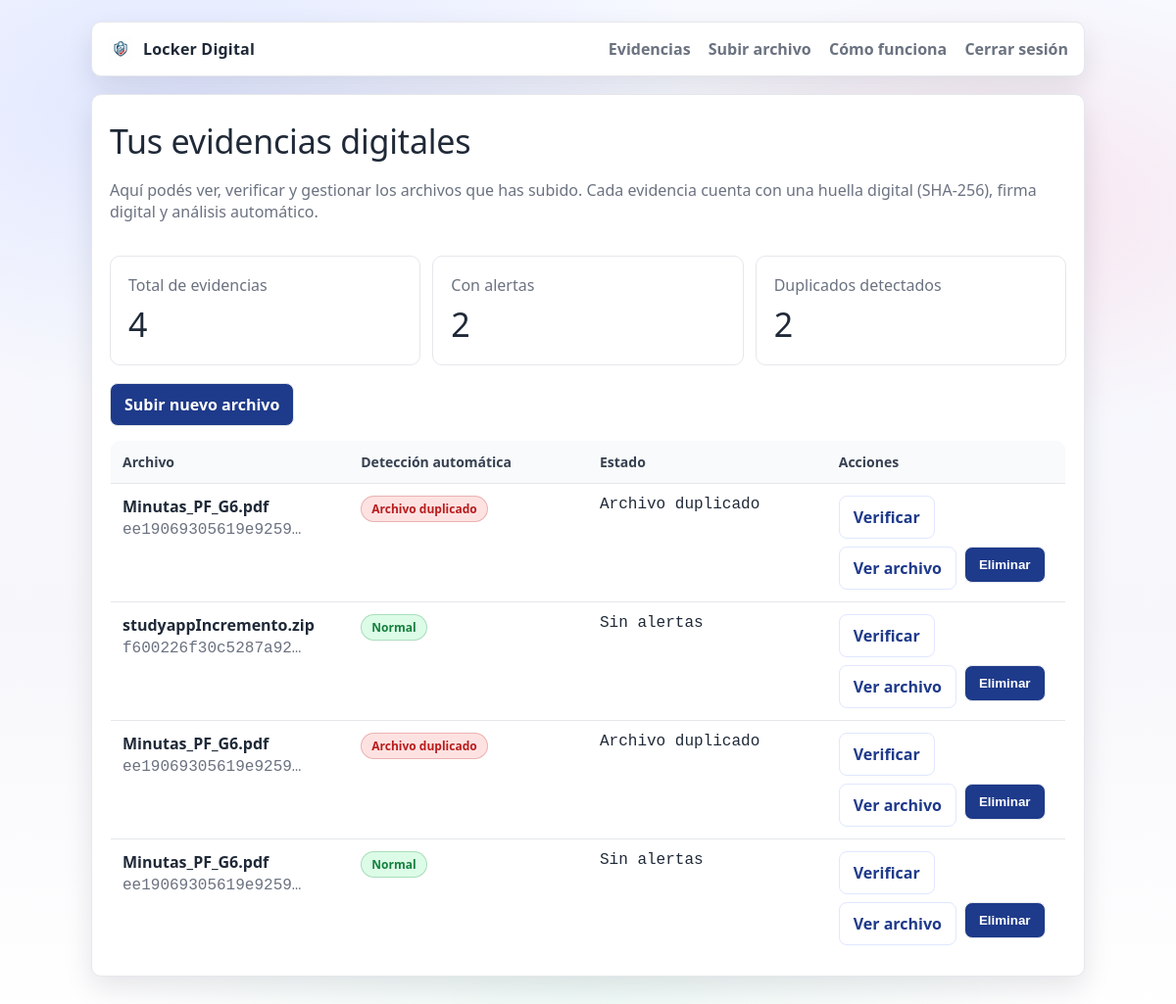
The page /dashboard (signed in) on the database its author committed.
### app/models.py (models this page shows)
class Evidence(db.Model):
    id = db.Column(db.Integer, primary_key=True)
    owner_id = db.Column(db.Integer, db.ForeignKey("user.id"), nullable=False)
    original_filename = db.Column(db.String(255), nullable=False)
    stored_filename = db.Column(db.String(255), nullable=False)
    mimetype = db.Column(db.String(120), nullable=True)
    size_bytes = db.Column(db.Integer, nullable=False)
    sha256 = db.Column(db.String(64), nullable=False, index=True)
    signature_b64 = db.Column(db.Text, nullable=False)
    public_key_b64 = db.Column(db.Text, nullable=False)
    ai_duplicate_score = db.Column(db.Float, default=0.0)
    ai_flags = db.Column(db.Text, default="")
    created_at = db.Column(db.DateTime, default=datetime.utcnow)

### app/blueprints/evidence.py (the view)
@evidence_bp.route("/dashboard")
@login_required
def dashboard():
    evidences = (
        Evidence.query
        .filter_by(owner_id=current_user.id)
        .order_by(Evidence.created_at.desc())
        .all()
    )
    total = len(evidences)
    with_alerts = sum(1 for e in evidences if (e.ai_flags and e.ai_flags.strip()))
    duplicates = sum(1 for e in evidences if (e.ai_flags and "DUPLICATE_HASH" in e.ai_flags))
    return render_template(
        "evidences.html",
        title="Evidencias",
        evidences=evidences,
        total=total,
        with_alerts=with_alerts,
        duplicates=duplicates
    )

### app/models.py (called while the page is built)
@login_manager.user_loader
def load_user(user_id):
    return User.query.get(int(user_id))

### app/templates/evidences.html
{% extends "base.html" %}
{% block content %}
<div class="card">
  <div class="h1">Tus evidencias digitales</div>
  <p class="muted">
    Aquí podés ver, verificar y gestionar los archivos que has subido.
    Cada evidencia cuenta con una huella digital (SHA-256), firma digital y análisis automático.
  </p>
  <div style="display:flex; gap:12px; flex-wrap:wrap; margin: 12px 0 18px;">
    <div class="card" style="flex:1; min-width:220px; box-shadow:none;">
      <div class="muted">Total de evidencias</div>
      <div class="h1" style="margin:6px 0 0;">{{ total }}</div>
    </div>
    <div class="card" style="flex:1; min-width:220px; box-shadow:none;">
      <div class="muted">Con alertas</div>
      <div class="h1" style="margin:6px 0 0;">{{ with_alerts }}</div>
    </div>
    <div class="card" style="flex:1; min-width:220px; box-shadow:none;">
      <div class="muted">Duplicados detectados</div>
      <div class="h1" style="margin:6px 0 0;">{{ duplicates }}</div>
    </div>
  </div>
  <div style="margin-bottom:14px;">
    <a class="btn" href="/upload">Subir nuevo archivo</a>
  </div>
  {% if evidences %}
  <table class="table">
    <tr>
      <th>Archivo</th>
      <th>Detección automática</th>
      <th>Estado</th>
      <th>Acciones</th>
    </tr>
    {% for e in evidences %}
    <tr>
      <td>
        <strong>{{ e.original_filename }}</strong><br>
        <span class="mono muted">{{ e.sha256[:18] }}…</span>
      </td>
      <td>
        {% if e.ai_flags %}
          {% if "DUPLICATE_HASH" in e.ai_flags %}
            <span class="badge bad">Archivo duplicado</span>
          {% elif "HIGH_SIMILARITY" in e.ai_flags %}
            <span class="badge warn">Alta similitud</span>
          {% else %}
            <span class="badge warn">Advertencia</span>
          {% endif %}
        {% else %}
          <span class="badge ok">Normal</span>
        {% endif %}
      </td>
      <td class="mono">
        {% set f = (e.ai_flags or "") %}
        {% if not f %}
          Sin alertas
        {% else %}
          {% set f = f.replace("DUPLICATE_HASH", "Archivo duplicado") %}
          {% set f = f.replace("HIGH_SIMILARITY", "Alta similitud") %}
          {% set f = f.replace("MEDIUM_SIMILARITY", "Similitud media") %}
          {% set f = f.replace("LARGE_FILE", "Archivo grande") %}
          {{ f }}
        {% endif %}
      </td>
      <td>
        <div style="display:flex; gap:8px; flex-wrap:wrap;">
          <a class="btn secondary" href="/verify/{{ e.id }}">Verificar</a>
          <a class="btn secondary" href="{{ url_for('evidence.view_file', evidence_id=e.id) }}" target="_blank">
            Ver archivo
          </a>
          <form method="POST" action="/delete/{{ e.id }}"
                onsubmit="return confirm('¿Eliminar esta evidencia? Esta acción quedará registrada.')">
            <button class="btn" type="submit">Eliminar</button>
          </form>
        </div>
      </td>
    </tr>
    {% endfor %}
  </table>
  {% else %}
    <p class="muted">Todavía no has subido evidencias.</p>
  {% endif %}
</div>
{% endblock %}

### app/static/styles.css (style rules this page uses)
:root { --bg: #f5f7fb; --card: #ffffff; --text: #1f2937; --muted: #6b7280; --primary: #1e3a8a; --primary-soft: #e0e7ff; --danger: #b91c1c; --danger-soft: #fee2e2; --success: #15803d; --success-soft: #dcfce7; --warn: #b45309; --warn-soft: #ffedd5; --border: #e5e7eb; --shadow: 0 12px 28px rgba(17, 24, 39, 0.10); --radius: 10px; --radius-sm: 8px; }
* { box-sizing:border-box; }
body { margin:0; font-family: ui-sans-serif, system-ui, -apple-system, Segoe UI, Roboto, Arial; background: linear-gradient(180deg, #ffffff 0%, var(--bg) 55%); color: var(--text); }
.card { margin-top: 18px; border: 1px solid var(--border); border-radius: var(--radius); background: var(--card); box-shadow: var(--shadow); padding: 18px; }
.h1 { font-size: 34px; margin: 6px 0 10px; letter-spacing: -.2px; }
.muted { color: var(--muted); }
.btn { display:inline-block; padding: 10px 14px; border-radius: var(--radius-sm); border: 1px solid var(--border); background: var(--primary); color: #fff; text-decoration:none; font-weight: 700; cursor:pointer; }
.btn.secondary { background: #ffffff; color: var(--primary); border: 1px solid var(--primary-soft); }
.table { width:100%; border-collapse: collapse; margin-top: 12px; overflow: hidden; border: 1px solid var(--border); border-radius: var(--radius); }
.table th, .table td { padding: 12px 12px; border-bottom: 1px solid var(--border); text-align:left; vertical-align: top; }
.table th { background: #f9fafb; font-size: 14px; color: #374151; }
.table tr:last-child td { border-bottom: none; }
.table { table-layout: fixed; }
.table th, .table td { white-space: nowrap; overflow: hidden; text-overflow: ellipsis; }
.mono { font-family: ui-monospace, SFMono-Regular, Menlo, Consolas, monospace; }
.badge { display:inline-block; padding: 4px 10px; border-radius: 999px; font-size: 12px; border: 1px solid var(--border); font-weight: 700; color: #111827; background: #f9fafb; }
.badge.ok { background: var(--success-soft); border-color: rgba(21, 128, 61, 0.25); color: var(--success); }
.badge.bad { background: var(--danger-soft); border-color: rgba(185, 28, 28, 0.25); color: var(--danger); }
body { background: radial-gradient(900px 500px at 15% 10%, rgba(24, 72, 255, 0.10), transparent 60%), radial-gradient(700px 420px at 85% 20%, rgba(255, 0, 70, 0.08), transparent 55%), radial-gradient(800px 520px at 50% 95%, rgba(0, 180, 120, 0.06), transparent 60%), linear-gradient(180deg, #f7f9ff 0%, #f7f7fb 60%, #ffffff 100%); }

### rows shown on the page
Evidence: original_filename "Minutas_PF_G6.pdf", sha256 "ee19069305619e9259", ai_flags "Archivo duplicado", f "Archivo duplicado"
Evidence: original_filename "studyappIncremento.zip", sha256 "f600226f30c5287a92", ai_flags "Normal", shows "Sin alertas"
Evidence: original_filename "Minutas_PF_G6.pdf", sha256 "ee19069305619e9259", ai_flags "Archivo duplicado", f "Archivo duplicado"
Evidence: original_filename "Minutas_PF_G6.pdf", sha256 "ee19069305619e9259", ai_flags "Normal", shows "Sin alertas"

### other values the page prints
{{ total }} "4"
{{ with_alerts }} "2"
{{ duplicates }} "2"
